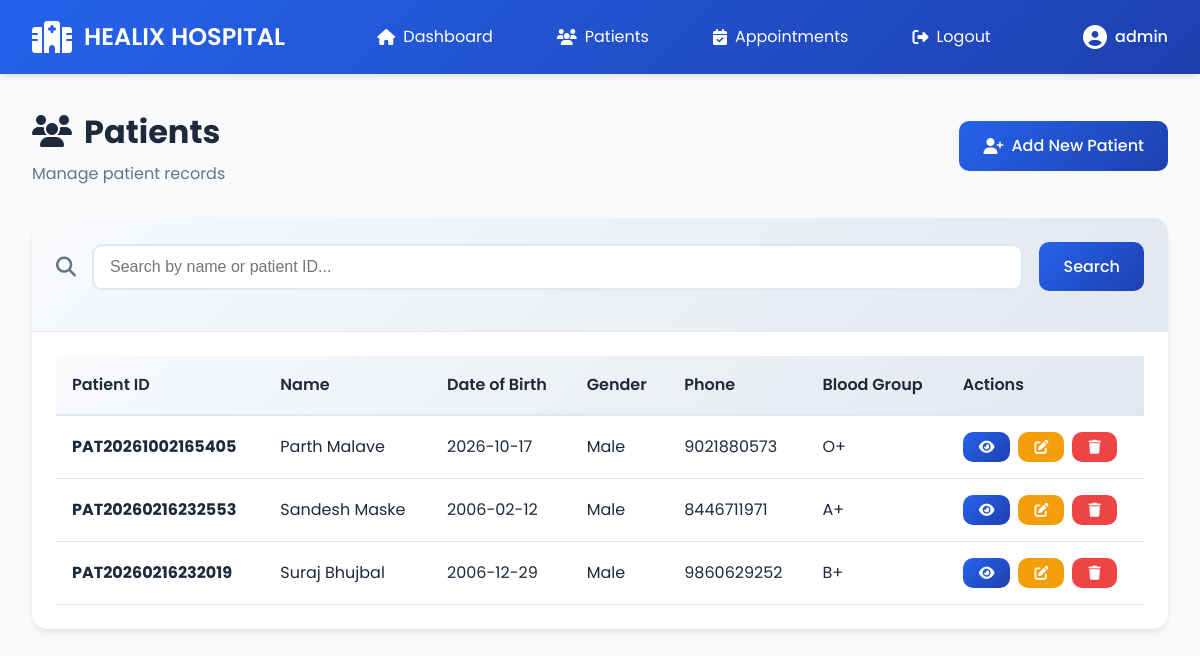
The app's page /patients (signed in) with its own data.
### tables this page shows
CREATE TABLE patients (
    id INTEGER PRIMARY KEY AUTOINCREMENT,
    patient_id VARCHAR(20) UNIQUE NOT NULL,
    first_name VARCHAR(50) NOT NULL,
    last_name VARCHAR(50) NOT NULL,
    date_of_birth DATE NOT NULL,
    gender VARCHAR(10) NOT NULL,
    phone VARCHAR(15),
    email VARCHAR(100),
    address TEXT,
    blood_group VARCHAR(5),
    emergency_contact_name VARCHAR(100),
    emergency_contact_phone VARCHAR(15),
    medical_history TEXT,
    created_at TIMESTAMP DEFAULT CURRENT_TIMESTAMP,
    updated_at TIMESTAMP DEFAULT CURRENT_TIMESTAMP
);

### app.py (the view)
@app.route('/patients')
def patients():
    if 'user_id' not in session:
        return redirect(url_for('login'))
    conn = get_db()
    search = request.args.get('search', '')
    if search:
        patients = conn.execute(
            'SELECT * FROM patients WHERE first_name LIKE ? OR last_name LIKE ? OR patient_id LIKE ?',
            (f'%{search}%', f'%{search}%', f'%{search}%')
        ).fetchall()
    else:
        patients = conn.execute('SELECT * FROM patients ORDER BY created_at DESC').fetchall()
    conn.close()
    return render_template('patients.html', patients=patients, search=search)

### app.py (called while the page is built)
def get_db():
    conn = sqlite3.connect(DATABASE)
    conn.row_factory = sqlite3.Row
    return conn

### templates/patients.html (shortened to what this page needs)
{% extends "base.html" %}
{% block content %}
<div class="page-container">
    <div class="page-header">
        <div>
            <h1><i class="fas fa-users"></i> Patients</h1>
            <p>Manage patient records</p>
        </div>
        <a href="{{ url_for('add_patient') }}" class="btn btn-primary">
            <i class="fas fa-user-plus"></i> Add New Patient
        </a>
    </div>
    <div class="card">
        <div class="card-header">
            <form method="GET" class="search-form">
                <div class="search-box">
                    <i class="fas fa-search"></i>
                    <input type="text" name="search" placeholder="Search by name or patient ID..." value="{{ search }}">
                    <button type="submit" class="btn btn-primary">Search</button>
                </div>
            </form>
        </div>
        <div class="card-body">
            {% if patients %}
            <div class="table-responsive">
                <table class="data-table">
                    <thead>
                        <tr>
                            <th>Patient ID</th>
                            <th>Name</th>
                            <th>Date of Birth</th>
                            <th>Gender</th>
                            <th>Phone</th>
                            <th>Blood Group</th>
                            <th>Actions</th>
                        </tr>
                    </thead>
                    <tbody>
                        {% for patient in patients %}
                        <tr>
                            <td><strong>{{ patient.patient_id }}</strong></td>
                            <td>{{ patient.first_name }} {{ patient.last_name }}</td>
                            <td>{{ patient.date_of_birth }}</td>
                            <td>{{ patient.gender }}</td>
                            <td>{{ patient.phone or '-' }}</td>
                            <td>{{ patient.blood_group or '-' }}</td>
                            <td>
                                <div class="action-buttons">
                                    <a href="{{ url_for('view_patient', patient_id=patient.id) }}" class="btn btn-sm btn-primary" title="View">
                                        <i class="fas fa-eye"></i>
                                    </a>
                                    <a href="{{ url_for('edit_patient', patient_id=patient.id) }}" class="btn btn-sm btn-warning" title="Edit">
                                        <i class="fas fa-edit"></i>
                                    </a>
                                    <form method="POST" action="{{ url_for('delete_patient', patient_id=patient.id) }}" style="display: inline;" onsubmit="return confirm('Are you sure you want to delete this patient?');">
                                        <button type="submit" class="btn btn-sm btn-danger" title="Delete">
                                            <i class="fas fa-trash"></i>
                                        </button>
                                    </form>
                                </div>
                            </td>
                        </tr>
                        {% endfor %}
                    </tbody>
                </table>
            </div>
            {% endif %}
        </div>
    </div>
</div>
{% endblock %}

### static/css/style.css (style rules this page uses)
:root { --primary-color: #2563eb; --primary-dark: #1e40af; --secondary-color: #64748b; --success-color: #10b981; --warning-color: #f59e0b; --danger-color: #ef4444; --info-color: #3b82f6; --bg-color: #f8fafc; --card-bg: #ffffff; --text-primary: #1e293b; --text-secondary: #64748b; --border-color: #e2e8f0; --shadow-sm: 0 1px 2px 0 rgba(0, 0, 0, 0.05); --shadow-md: 0 4px 6px -1px rgba(0, 0, 0, 0.1); --shadow-lg: 0 10px 15px -3px rgba(0, 0, 0, 0.1); --shadow-xl: 0 20px 25px -5px rgba(0, 0, 0, 0.1); }
* { margin: 0; padding: 0; box-sizing: border-box; }
body { font-family: 'Poppins', sans-serif; background-color: var(--bg-color); color: var(--text-primary); line-height: 1.6; }
.btn { padding: 0.75rem 1.5rem; border: none; border-radius: 10px; font-size: 1rem; font-weight: 500; cursor: pointer; display: inline-flex; align-items: center; gap: 0.5rem; transition: all 0.3s; text-decoration: none; font-family: inherit; }
.btn-primary { background: linear-gradient(135deg, var(--primary-color), var(--primary-dark)); color: white; }
.btn-warning { background-color: var(--warning-color); color: white; }
.btn-danger { background-color: var(--danger-color); color: white; }
.btn-sm { padding: 0.5rem 1rem; font-size: 0.875rem; }
.page-header { display: flex; justify-content: space-between; align-items: center; margin-bottom: 2rem; flex-wrap: wrap; gap: 1rem; }
.page-header h1 { font-size: 2rem; color: var(--text-primary); display: flex; align-items: center; gap: 0.75rem; }
.page-header p { color: var(--text-secondary); margin-top: 0.25rem; }
.card { background: var(--card-bg); border-radius: 15px; box-shadow: var(--shadow-md); overflow: hidden; margin-bottom: 2rem; }
.card-header { padding: 1.5rem; background: linear-gradient(135deg, #f8fafc 0%, #e2e8f0 100%); border-bottom: 1px solid var(--border-color); }
.card-body { padding: 1.5rem; }
.table-responsive { overflow-x: auto; }
.data-table { width: 100%; border-collapse: collapse; }
.data-table thead { background: linear-gradient(135deg, #f8fafc 0%, #e2e8f0 100%); }
.data-table th { padding: 1rem; text-align: left; font-weight: 600; color: var(--text-primary); border-bottom: 2px solid var(--border-color); }
.data-table td { padding: 1rem; border-bottom: 1px solid var(--border-color); }
.data-table tbody tr { transition: background-color 0.2s; }
.action-buttons { display: flex; gap: 0.5rem; }
.search-form { margin-bottom: 1rem; }
.search-box { display: flex; gap: 1rem; align-items: center; }
.search-box i { color: var(--text-secondary); font-size: 1.25rem; }
.search-box input { flex: 1; padding: 0.75rem 1rem; border: 2px solid var(--border-color); border-radius: 10px; font-size: 1rem; }
.page-container { animation: fadeIn 0.5s ease-in; }

### records on screen
patients: patient_id "PAT20261002165405", first_name "Parth", last_name "Malave", date_of_birth "2026-10-17", gender "Male", phone "9021880573", blood_group "O+"
patients: patient_id "PAT20260216232553", first_name "Sandesh", last_name "Maske", date_of_birth "2006-02-12", gender "Male", phone "8446711971", blood_group "A+"
patients: patient_id "PAT20260216232019", first_name "Suraj", last_name "Bhujbal", date_of_birth "2006-12-29", gender "Male", phone "9860629252", blood_group "B+"

### other values on screen
{{ session.username }} "admin"
